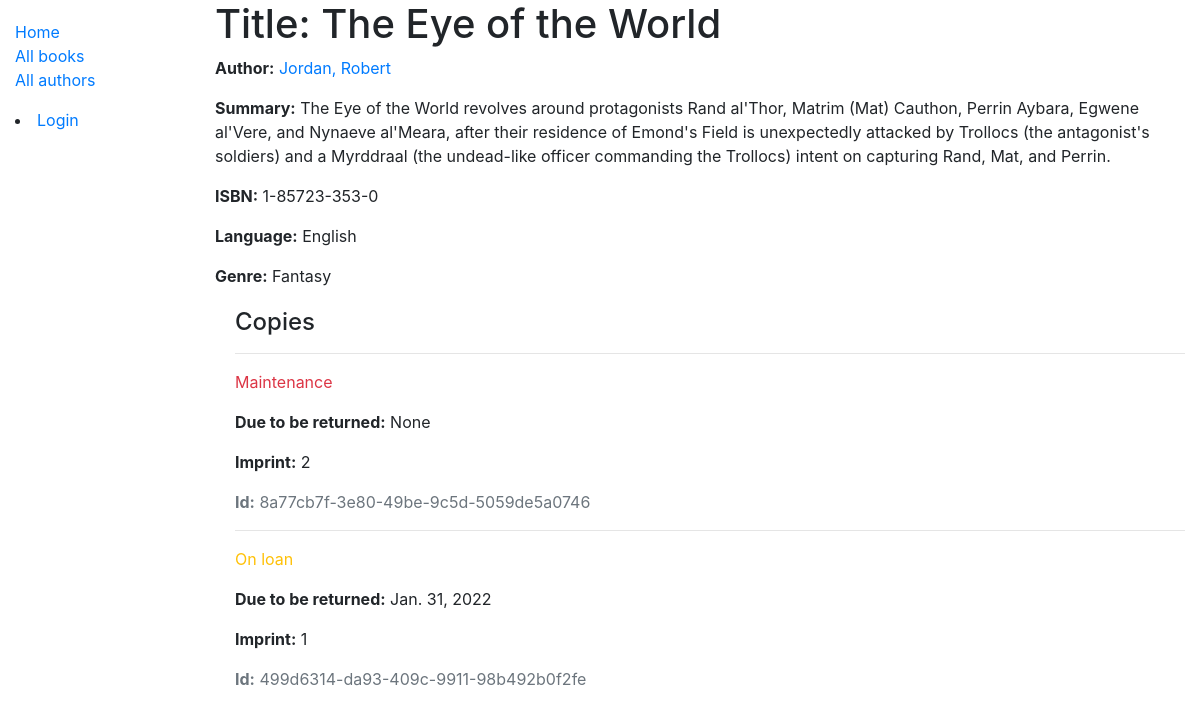
/catalog/book/1, run on the app's committed database.
### catalog/models.py (models this page shows, shortened)
class Book(models.Model):
    title = models.CharField(max_length=200)
    author = models.ForeignKey('Author', on_delete=models.SET_NULL, null=True)
    summary = models.TextField(max_length=1000, help_text='Enter a brief description of the book')
    isbn = models.CharField('ISBN', max_length=13, unique=True,
                             help_text='13 Character <a href="https://www.isbn-international.org/content/what-isbn">ISBN number</a>')
    genre = models.ManyToManyField(Genre, help_text='Select a genre for this book')
    language = models.ForeignKey('Language', on_delete=models.SET_NULL, null=True)
    def display_genre(self):
        """Create a string for the Genre. This is required to display genre in Admin."""
        return ', '.join(genre.name for genre in self.genre.all()[:3])
    class Meta:
        ordering = ['title']
    display_genre.short_description = 'Genre'

class Author(models.Model):
    first_name = models.CharField(max_length=100)
    last_name = models.CharField(max_length=100)
    date_of_birth = models.DateField(null=True, blank=True, help_text='Format: YYYY-MM-DD')
    date_of_death = models.DateField('died', null=True, blank=True, help_text='Format: YYYY-MM-DD')
    class Meta:
        ordering = ['last_name', 'first_name']
    def get_absolute_url(self):
        return reverse('author-detail', args=[str(self.id)])
    def __str__(self):
        return f'{self.last_name}, {self.first_name}'

class Language(models.Model):
    name = models.CharField(max_length=200, help_text="Enter the book's natural language (e.g. English, French, Japanese etc.)")
    def __str__(self):
        return self.name

class Genre(models.Model):
    name = models.CharField(max_length=200, help_text='Enter a book genre (e.g. Science Fiction)')
    def __str__(self):
        return self.name

class BookInstance(models.Model):
    id = models.UUIDField(primary_key=True, default=uuid.uuid4, help_text='Unique ID for this particular book across whole library')
    book = models.ForeignKey('Book', on_delete=models.RESTRICT, null=True)
    imprint = models.CharField(max_length=200)
    due_back = models.DateField(null=True, blank=True)
    language = models.ForeignKey('Language', on_delete=models.SET_NULL, null=True)
    LOAN_STATUS = (
        ('m', 'Maintenance'),
        ('o', 'On loan'),
        ('a', 'Available'),
        ('r', 'Reserved'),
    )
    status = models.CharField(
        max_length=1,
        choices=LOAN_STATUS,
        blank=True,
        default='m',
        help_text='Book availability',
    )
    borrower = models.ForeignKey(User, on_delete=models.SET_NULL, null=True, blank=True)
    class Meta:
        ordering = ['due_back']
        permissions = (("can_mark_returned", "Set book as returned"),)

### catalog/views.py (the view)
# urls.py: path('book/<int:pk>', views.BookDetailView.as_view(), name='book-detail'),
class BookDetailView(generic.DetailView):
    model = Book
    paginate_by = 10

### catalog/templates/catalog/book_detail.html (shortened to what this page needs)
{% extends "base_generic.html" %}
{% block content %}
  <h1>Title: {{ book.title }}</h1>
  <p><strong>Author:</strong> <a href="{{ book.author.get_absolute_url }}">{{ book.author }}</a></p>
  <p><strong>Summary:</strong> {{ book.summary }}</p>
  <p><strong>ISBN:</strong> {{ book.isbn }}</p>
  <p><strong>Language:</strong> {{ book.language }}</p>
  <p><strong>Genre:</strong> {{ book.genre.all|join:", " }}</p>
  <div style="margin-left:20px;margin-top:20px">
    <h4>Copies</h4>
    {% for copy in book.bookinstance_set.all %}
      <hr>
      <p class="{% if copy.status == 'a' %}text-success{% elif copy.status == 'm' %}text-danger{% else %}text-warning{% endif %}">
        {{ copy.get_status_display }}
      </p>
      {% if copy.status != 'a' %}
        <p><strong>Due to be returned:</strong> {{ copy.due_back }}</p>
      {% endif %}
      <p><strong>Imprint:</strong> {{ copy.imprint }}</p>
      <p class="text-muted"><strong>Id:</strong> {{ copy.id }}</p>
    {% endfor %}
  </div>
{% endblock %}
{% block sidebar %}
  <ul class="sidebar-nav">
    <li><a href="{% url 'index' %}">Home</a></li>
    <li><a href="{% url 'books' %}">All books</a></li>
    <li><a href="{% url 'authors' %}">All authors</a></li>
  </ul>
  {% if user.is_authenticated %}
    <li>User: {{ user.get_username }}</li>
    <li><a href="{% url 'my-borrowed' %}">My Borrowed</a></li>
    <li><a href="{% url 'logout'%}?next={{request.path}}">Logout</a></li>
  {% else %}
    <li><a href="{% url 'login'%}?next={{request.path}}">Login</a></li>
  {% endif %}
{% endblock %}

### catalog/templates/base_generic.html (shortened to what this page needs)
<!DOCTYPE html>
<html lang="en">
<head>
  <link rel="stylesheet" href="https://cdn.jsdelivr.net/npm/bootstrap@4.5.3/dist/css/bootstrap.min.css">
  {% load static %}
  <link rel="stylesheet" href="{% static 'css/styles.css' %}">
</head>
<body>
  <div class="container-fluid">
    <div class="row">
      <div class="col-sm-2">
      {% block sidebar %}{% endblock %}
      </div>
      <div class="col-sm-10 ">{% block content %}{% endblock %}
    </div>
    </div>
  </div>
</body>
</html>

### catalog/static/css/styles.css (style rules this page uses)
.sidebar-nav { margin-top: 20px; padding: 0; list-style: none; }

### data on the page
Book: title "The Eye of the World", author "Jordan, Robert", summary "The Eye of the World revolves around protagonists Rand al'Thor, Matrim (Mat) Cauthon, Perrin Aybara, Egwene al'Vere, and Nynaeve al'Meara, after their residence of Emond's Field is unexpectedly attacked by Trollocs (the antagonist's soldiers) and a Myrddraal (the undead-like officer commanding the Trollocs) intent on capturing Rand, Mat, and Perrin.", isbn "1-85723-353-0", language "English", genre.all "Fantasy"
BookInstance: status "Maintenance", due_back "None", imprint "2", id "8a77cb7f-3e80-49be-9c5d-5059de5a0746"
BookInstance: status "On loan", due_back "Jan. 31, 2022", imprint "1", id "499d6314-da93-409c-9911-98b492b0f2fe"
